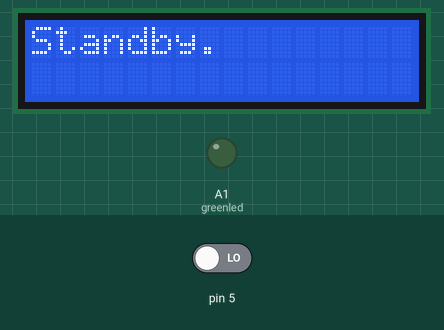
A sketch run on a simulated Arduino Uno, built with avr-gcc and run on an emulated ATmega328P. Parts: 16×2 character LCD, output pins drawn as LEDs (lit = HIGH). Dashed ring = blinking. Inputs (shaded band) come from the test bench; at power-on: pin 5 LOW.

Above: at 1.2 s.
1.3 s: pin 5 driven HIGH
At 1.55 s:
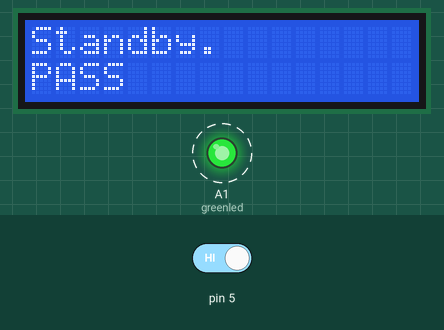
Timing chart, 0 to 9.1 s (numbered marks = the images above; inputs shaded):
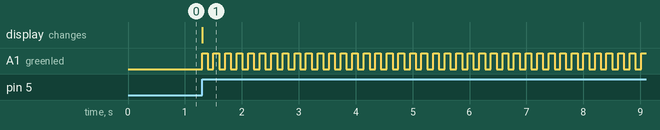

The sketch:

dWriteRFID.ino
```cpp
#include <LiquidCrystal.h> //申明1602液晶的函数库
//申明1602液晶的引脚所连接的Arduino数字端口，8线或4线数据模式，任选其一
//LiquidCrystal lcd(12,11,10,9,8,7,6,5,4,3,2);   //8数据口模式连线声明
LiquidCrystal lcd(8,7,6,9,4,3,2); //4数据口模式连线声明
int Echo = A3;  // Echo回声脚(P2.0)
int Trig =A2;  //  Trig 触发脚(P2.1)
int beep = A4;

int redled=A0;
int greenled=A1;
int yellowled = A5;

const byte rxPin = 0;
const byte txPin = 1;
void setup()
{
  Serial.begin(9600);
  lcd.begin(16,2);
     lcd.home();        //把光标移回左上角，即从头开始输出
    lcd.print("Hello World"); //显示
    lcd.setCursor(0,1);   //把光标定位在第1行，第0列
    lcd.print("Welcome to Use!");       //显示

}

 void access_granted(){

    lcd.setCursor(0,1);
    lcd.print("PASS"); //显示
  analogWrite(greenled, 230);
  delay(100);
  analogWrite(greenled, 0);
   delay(100);
    analogWrite(greenled, 230);
  delay(100);
  analogWrite(greenled, 0);
   delay(100);
    analogWrite(greenled, 0);

  }

    void access_denied(){

       lcd.setCursor(0,1);
       lcd.print("DENY"); //显示
  analogWrite(redled, 200);
  delay(500);
  analogWrite(redled, 0);
  }

boolean isPass(){
if (digitalRead(5)){
return true;
}
else{
//Serial.println(str);
  return false;
}
}
void loop()
{


   lcd.home();        //把光标移回左上角，即从头开始输出
  lcd.clear();
  lcd.print("Standby.");
   while (isPass() == false)
   {
   }
   access_granted();


}


void traffic(){

  analogWrite(redled, 200);
  for (int i =0; i<10; i++)
  {
     analogWrite(beep, 200);
     if(i==9)
     analogWrite(yellowled, 200);
     delay(100);
     analogWrite(beep,0);
     delay(900);
 }

   analogWrite(redled, 0);
   analogWrite(yellowled, 0);
  ////////////////////////////////////////////
   analogWrite(greenled, 200);

   for (int i =0; i<20; i++)
  {
     analogWrite(beep, 200);
     delay(100);
     analogWrite(beep,0);
     delay(100);
  }
  ///////////////////////////////////
     for (int i =0; i<5; i++)
  {
   analogWrite(greenled, 200);
   analogWrite(beep, 200);
   delay(100);
   analogWrite(beep,0);
   delay(100);
   analogWrite(beep, 200);
   delay(100);
   analogWrite(beep,0);
   delay(100);

   analogWrite(greenled, 0);

   analogWrite(beep, 200);
   delay(100);
   analogWrite(beep,0);
   delay(100);
   analogWrite(beep, 200);
   delay(100);
   analogWrite(beep,0);
 delay(500);

  }

   analogWrite(redled, 0);
   /////////////////////////////////////
   analogWrite(yellowled, 200);
     for (int i =0; i<3; i++)
  {
     analogWrite(beep, 200);
     delay(100);
     analogWrite(beep,0);
     delay(900);
 }

}
```

Measured:
- after the input at 1.3 s, A1 (greenled): alternates HIGH for 0.10 s and LOW for 0.10 s, starting at once; the display: changes at once (image 1)
